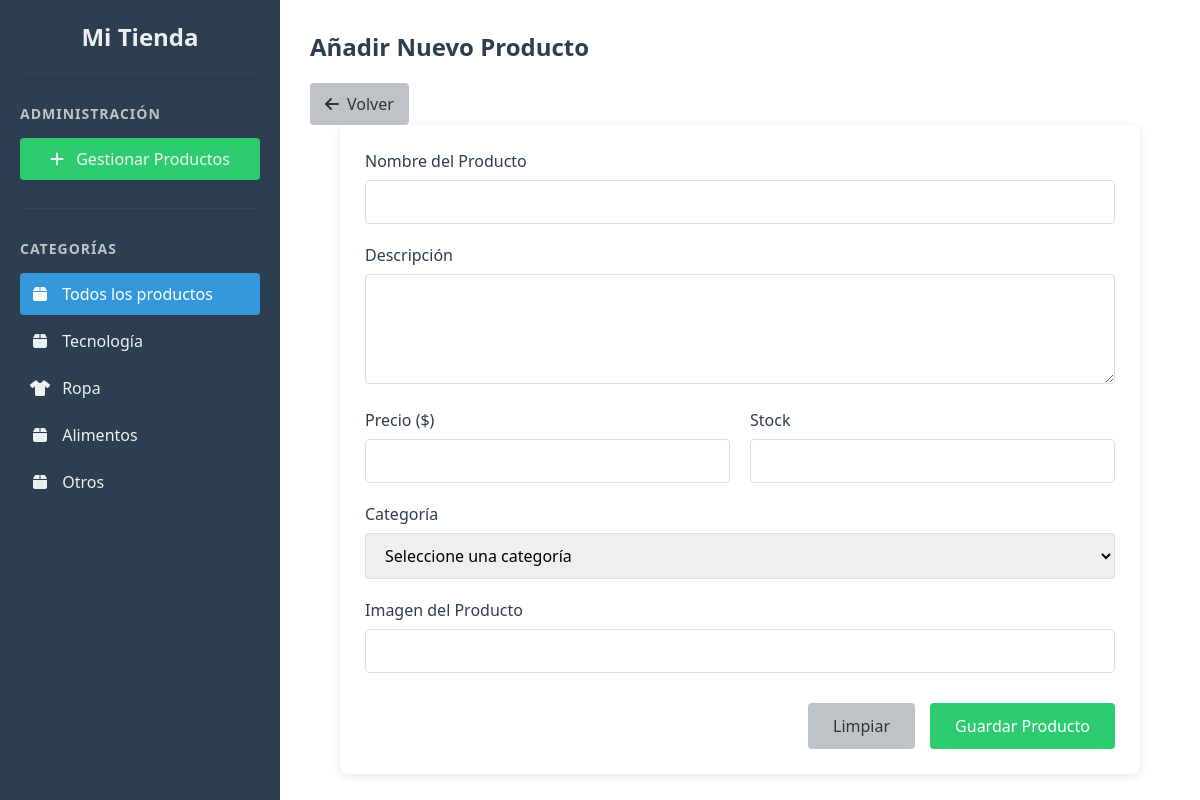
The app's page /controllers/listCategories.php with its own data.
### tables this page shows
CREATE TABLE category (
    id_category INT PRIMARY KEY AUTO_INCREMENT,
    name VARCHAR(50) NOT NULL,
    description TEXT
);

### controllers/asideCategory.php (called while the page is built)
<?php
include_once "../models/Category.php";
$category= new Category;
$categories= $category->getCategories();
include "../views/components/aside.php";

### controllers/listCategories.php (called while the page is built, shortened)
<?php
include_once "../models/Category.php";
include_once "../views/addProduct.php";

### models/Connection.php (called while the page is built, shortened)
<?php
class Connection{
    private $serverName= "localhost";
    private $user= "root";
    private $pass= "";
    private $db= "basic_shop";
    public function getConnection(){
        try {
            $this->conn=new mysqli($this->serverName,$this->user,$this->pass,$this->db);
            return $this->conn;
        } catch (Exception $error) {
            print("Error al conectar: ". $error->getMessage());
        }
    }
}

### models/Category.php (called while the page is built, shortened)
<?php
include_once "Connection.php";
class Category extends Connection{
    function getCategories(){
        try {
            $query="SELECT * FROM category";
            $pre=$this->conn->prepare($query);
            $pre->execute();
            $result= $pre->get_result();
            return $result;
        } catch (Exception $error) {
            error_log("Error al obtener Productos: " . $error->getMessage());
        }
    }
}

### views/components/aside.php (the view)
<aside class="sidebar">
            <div class="sidebar__logo">
                <h1 class="sidebar__title">Mi Tienda</h1>
            </div>
            <div class="sidebar__admin">
                <h3 class="sidebar__subtitle">Administración</h3>
                <a href="../controllers/listProducts.php" class="sidebar__btn sidebar__btn--add">
                    <i class="fas fa-plus"></i> Gestionar Productos
                </a>
            </div>
            <div class="sidebar__categories">
                <h3 class="sidebar__subtitle">Categorías</h3>
                <ul class="sidebar__list">
                    <li class="sidebar__item <?= !isset($_GET['category_id']) ? 'sidebar__item--active' : '' ?>">
                        <a href="showProducts.php" class="sidebar__link">
                            <i class="fas fa-box"></i> Todos los productos
                        </a>
                    </li>
                    <?php foreach ($categories as $cat): ?>
                    <li class="sidebar__item <?= (isset($_GET['category_id']) && $_GET['category_id'] == $cat['id_category']) ? 'sidebar__item--active' : '' ?>">
                        <a href="showProducts.php?category_id=<?= $cat['id_category'] ?>" class="sidebar__link">
                            <i class="fas <?=
                                $cat['name'] == 'Electrónicos' ? 'fa-laptop' :
                                ($cat['name'] == 'Ropa' ? 'fa-tshirt' :
                                ($cat['name'] == 'Hogar' ? 'fa-home' : 'fa-box'))
                            ?>"></i>
                            <?= htmlspecialchars($cat['name']) ?>
                        </a>
                    </li>
                    <?php endforeach; ?>
                </ul>
            </div>
        </aside>

### public/styles/product.css (style rules this page uses)
:root { --color-primary: #2c3e50; --color-secondary: #3498db; --color-accent: #e74c3c; --color-success: #2ecc71; --color-text: #333; --color-light: #ecf0f1; --color-gray: #bdc3c7; --color-dark-gray: #34495e; }
* { margin: 0; padding: 0; box-sizing: border-box; font-family: 'Segoe UI', Tahoma, Geneva, Verdana, sans-serif; }
body { background-color: #f5f5f5; color: var(--color-text); }
.sidebar { width: 280px; background-color: var(--color-primary); color: var(--color-light); padding: 20px; height: 100vh; position: sticky; top: 0; overflow-y: auto; }
.sidebar__logo { margin-bottom: 30px; padding-bottom: 20px; border-bottom: 1px solid var(--color-dark-gray); text-align: center; }
.sidebar__title { color: var(--color-light); }
.sidebar__admin { margin-bottom: 30px; padding-bottom: 20px; border-bottom: 1px solid var(--color-dark-gray); }
.sidebar__subtitle { margin-bottom: 15px; color: var(--color-gray); font-size: 14px; text-transform: uppercase; letter-spacing: 1px; }
.sidebar__btn { width: 100%; padding: 10px; margin-bottom: 8px; background-color: var(--color-secondary); color: var(--color-light); border: none; border-radius: 4px; cursor: pointer; text-align: left; transition: background-color 0.3s; display: inline-block; text-decoration: none; text-align: center; }
.sidebar__btn i { margin-right: 8px; }
.sidebar__btn--add { background-color: var(--color-success); }
.sidebar__list { list-style: none; }
.sidebar__item { padding: 0; margin-bottom: 5px; border-radius: 4px; transition: background-color 0.3s; }
.sidebar__link { display: block; padding: 10px; color: var(--color-light); text-decoration: none; border-radius: 4px; transition: background-color 0.3s; cursor: pointer; }
.sidebar__item--active .sidebar__link { background-color: var(--color-secondary); color: white; }
.sidebar__link i { margin-right: 8px; width: 20px; text-align: center; }

### records on screen
category: name "Tecnología"
category: name "Ropa"
category: name "Alimentos"
category: name "Otros"
